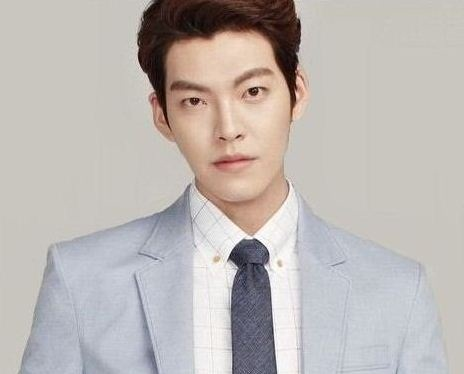
#> input picture 데이터마이닝/데이터마이닝 19_머신러닝과 컴퓨터 비전_실습파일/Kimwoobin.jpg, 464 x 374 px
$ jupyter execute face_detect.ipynb
#> lines starting #> are read from the running program, lines starting #| are printed output that depends on the picture; after the words box and inside, x2 and y2 are one past the last pixel; in counts of white or black regions, pixels touching at a corner belong together
[cell 1]
import matplotlib.pyplot as plt
import cv2

def mosaic(img, rect, size):
    # 모자이크 적용할 부분 추출하기
    (x1, y1, x2, y2) = rect
    w = x2 - x1
    h = y2 - y1
    i_rect = img[y1:y2, x1:x2]
    # 축소하고 확대하기
    i_small = cv2.resize(i_rect, ( size, size))
    i_mos = cv2.resize(i_small, (w, h), interpolation=cv2.INTER_AREA)
    # 모자이크 적용하기
    img2 = img.copy()
    img2[y1:y2, x1:x2] = i_mos
    return img2

[cell 2]
im_read1="Kimwoobin.jpg"

# 캐스케이드 파일 지정해서 검출기 생성하기
cascade_file = "haarcascade_frontalface_alt.xml"
cascade = cv2.CascadeClassifier(cascade_file)

# 이미지를 읽어 들이고 그레이스케일로 변환하기
img = cv2.imread(im_read1)
#> img is the input picture: shape (374, 464, 3); mean B, G, R 180.2, 183.4, 189.3
img_gray = cv2.cvtColor(img, cv2.COLOR_BGR2GRAY)
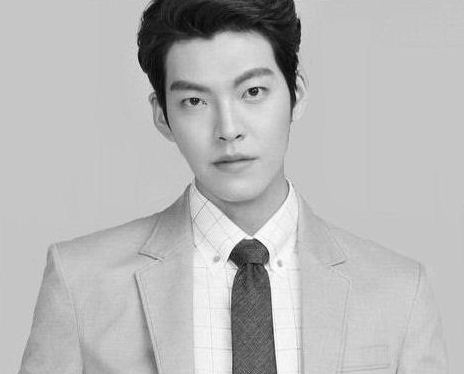
#> img_gray: shape (374, 464); min 3, max 255, mean 184.7

# 얼굴 검출하기
face_list = cascade.detectMultiScale(img_gray )
#> face_list = [[146, 35, 162, 162]]

for (x,y,w,h) in face_list:
    print("얼굴의 좌표 =", x, y, w, h)
    red = (0, 0, 255)
    cv2.rectangle(img, (x, y), (x+w, y+h), red, thickness=1)
#> this loop made 1 pass
#> (x, y, w, h, red) on pass 1: (146, 35, 162, 162, (0, 0, 255))
#| 얼굴의 좌표 = 146 35 162 162
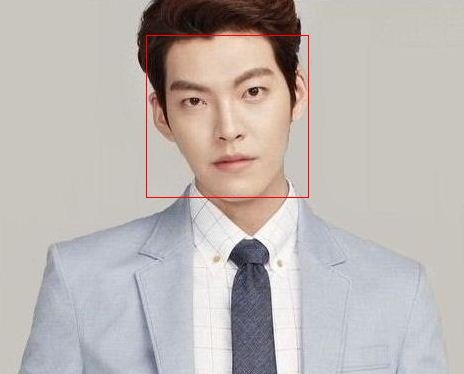
#> img: shape (374, 464, 3); 0.37% of pixels changed, all inside (x1, y1, x2, y2) = (146, 35, 309, 198)

# 이미지 출력하기
plt.imshow(cv2.cvtColor(img, cv2.COLOR_BGR2RGB))
plt.show()

[cell 3]
# 이미지를 읽어 들이고 그레이스케일로 변환하기
img = cv2.imread(im_read1)
img_gray = cv2.cvtColor(img, cv2.COLOR_BGR2GRAY)

# 얼굴 검출하기
face_list = cascade.detectMultiScale(img_gray )

# 이미지 출력하기
plt.imshow(cv2.cvtColor(img, cv2.COLOR_BGR2RGB))
plt.show()

# 검출한 부분에 모자이크 처리하기
for (x,y,w,h) in face_list:
    img = mosaic(img, (x, y, x+w, y+h), 10)
#> this loop made 1 pass
#> (x, y, x1 in mosaic, y1 in mosaic, x2 in mosaic, y2 in mosaic) on pass 1: (146, 35, 146, 35, 308, 197)
#> pass 1, in mosaic, `i_rect = img[y1:y2, x1:x2]`:
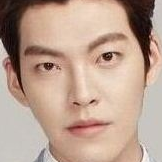
#> i_rect: shape (162, 162, 3); mean B, G, R 144, 160.3, 187.8
#> pass 1, in mosaic, `i_mos = cv2.resize(i_small, (w, h), interpolation=cv2.INTER_AREA)`:
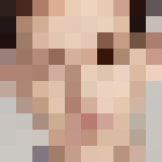
#> i_mos: shape (162, 162, 3); mean of channels 0, 1, 2 144, 160.3, 188.7; drawn as B, G, R
#> pass 1, `img = mosaic(img, (x, y, x+w, y+h), 10)`:
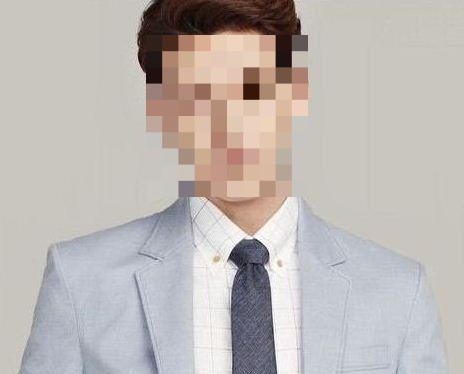
#> img: shape (374, 464, 3); mean B, G, R 180.2, 183.4, 189.4

# 이미지 출력하기
plt.imshow(cv2.cvtColor(img, cv2.COLOR_BGR2RGB))
plt.show()

[cell 4]
# 사진파일로 저장하기(좌측 [파일] 부분에서 마우스 우클릭 후 [새로고침]하면 생성된 [mosaic.jpg 파일]이 보입니다)

cv2.imwrite("mosaic.jpg", img)
#> Out = True
